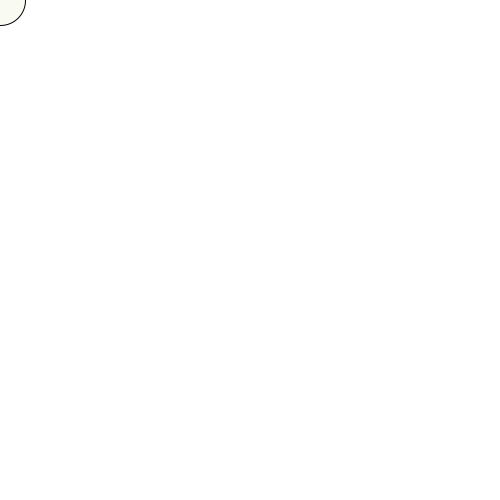
Frame 1 (no input)
Frame 60 (the mouse pressed at the canvas centre just before this capture): identical to frame 1, image omitted
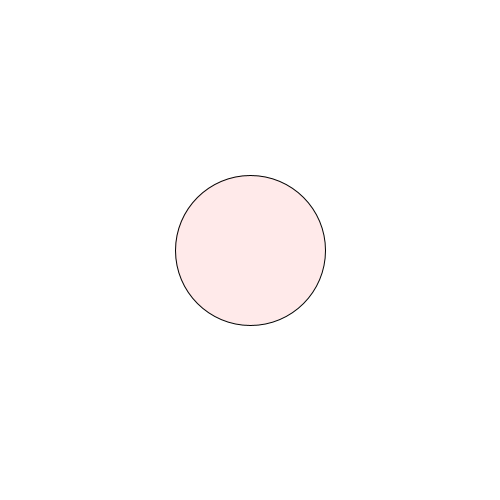
Frame 120 (the mouse held since frame 60 and released just before this capture)

The Processing sketch that drew these frames (run headless with seeded random() and noise(); from frame 60 on, the mouse is pressed at the canvas centre):

// Processing sketch: flovizs08e00
// ── flovizs08e00.pde
int[]numeros = new int [4];
color[]colores = new color [4];
int eleccionNumeros;
int eleccionColores;


void setup() {
  size(500, 500);

  numeros[0] = 50;
  numeros[1] = 100;
  numeros[2] = 150;
  numeros[3] = 200;

  colores[0] = color(200, 220, 150, 30);
  colores[1] = color(255, 80, 80, 30);
  colores[2] = color(51, 30);
  colores[3] = color(255, 30);

  println(eleccionNumeros);
  println(eleccionColores);
}

void draw() {
  background(255);
  fill(colores[eleccionColores]); 
  ellipse(mouseX, mouseY, numeros[eleccionNumeros], numeros[eleccionNumeros]);
}

void mousePressed() {
  eleccionNumeros = (int)random(numeros.length);
  eleccionColores = (int)random(colores.length);
}
